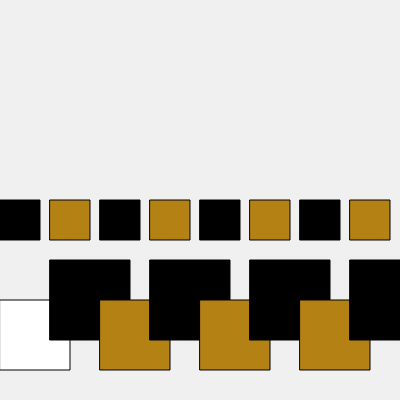
Frame 1 (no input)
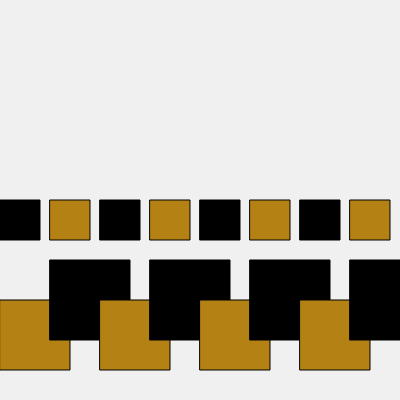
Frame 60 (no input)
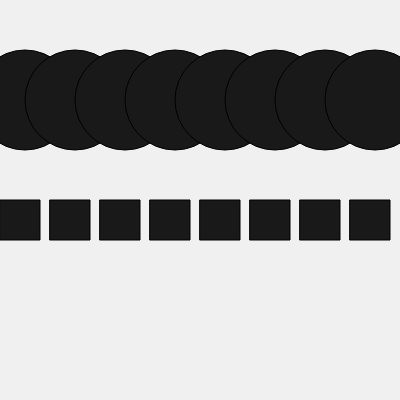
Frame 120 (the mouse pressed at the canvas centre since frame 60)

The p5.js sketch that drew these frames (run headless with seeded random() and noise() and a simulated clock; from frame 60 on, the mouse is pressed at the canvas centre):

// p5.js sketch
// ── sketch.js
// DM2008 — Activity 2b [Guided]
// Pattern Making (40 min)
//
// Use a for loop to draw a repeating row of shapes.
// Add a condition to introduce variation — alternating color, size, or spacing.
// Then add one interaction (mouse or key) that changes the rule.
//
// Stretch: try a second row, or turn your row into a 2D grid.

function setup() {
  createCanvas(400, 400);
}

function draw() {
  background(240);

  for (let i = 0; i < width; i += 50) {
    // % (modulo) alternates between 0 and non-zero — good for switching every other shape
    if (mouseIsPressed) {
      ellipse(i+25,height/4,100);
      fill(25)
    } else if (i % 100 == 0) {
      square(i,height-100,70);
      fill(0)
    } else {
      square(i,height-140,80);
      fill(180,130,20)
    }

    // --- Your shape goes here ---
    // Try swapping this out for your own rule.
    square(CENTER)
    square(i, height / 2, 40);
  }
}
